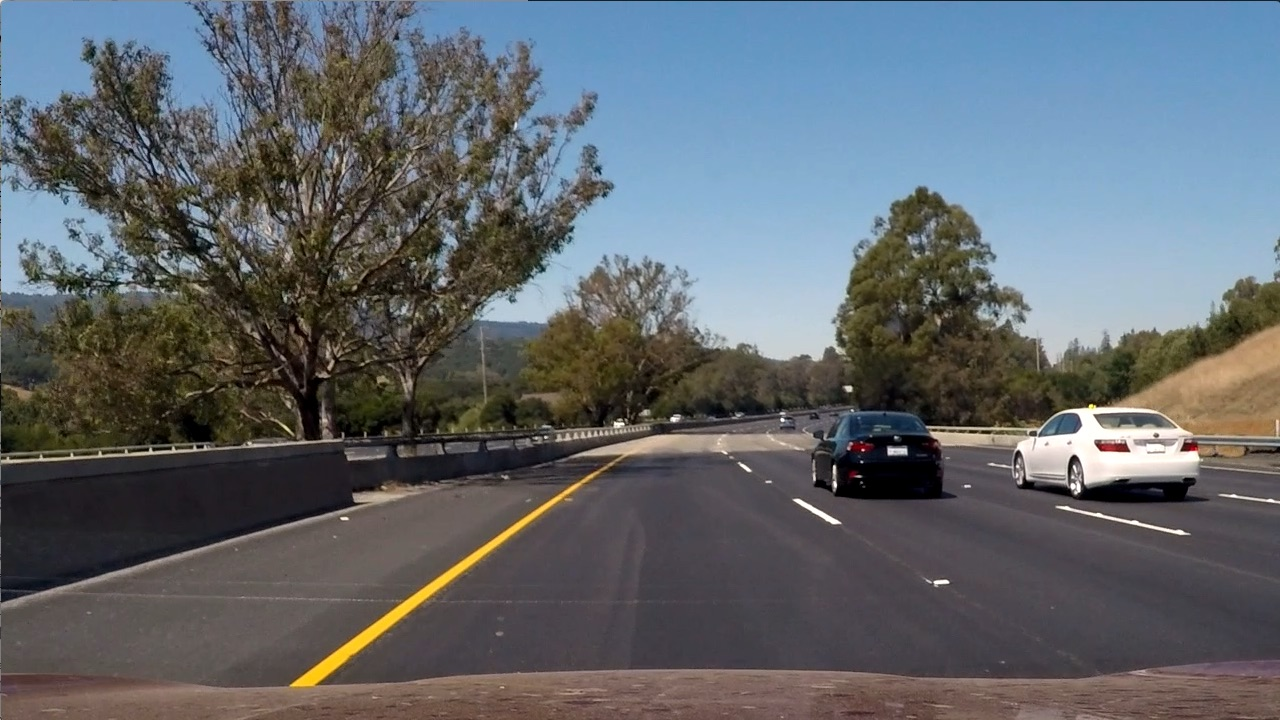
#> input picture test_images/test6.jpg, 1280 x 720 px
$ python -i lane_detection.py   (imports and definitions only)   (older library calls are emulated)
#> lines starting #> are read from the running program, lines starting #| are printed output that depends on the picture
# lane detection pipeline video
import numpy as np
import cv2
import matplotlib.pyplot as plt
import matplotlib.image as mpimg
import pickle
from skimage import img_as_ubyte
from pp_transform import corners_unwarp


# [5 lines left out: function evalPoly, not called in this run]

def thresholdIMG(img, sx_thresh=(40, 255), l_thresh = (220, 255), b_thresh = (155,255)):
    """
    Thresholding original image with 3 different criteria
    """
#> called with sx_thresh = (40, 255), l_thresh = (220, 255), b_thresh = (155, 255)
    # Convert to HLS color space and use the L channel
    hls = cv2.cvtColor(img, cv2.COLOR_RGB2HLS).astype(np.float)
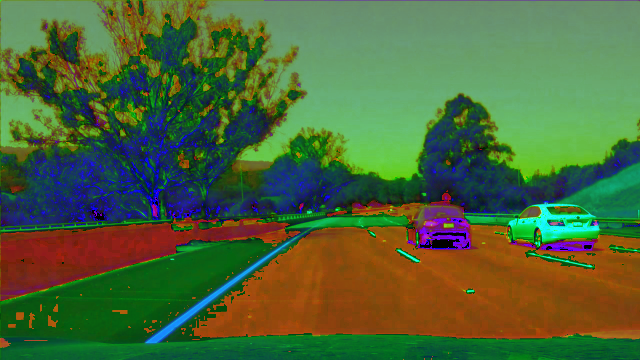
#> hls: shape (720, 1280, 3) float64 (shown at 1/2 size); mean R, G, B 76.7, 102.2, 57.5
    l_channel = hls[:,:,1]
    l_binary = np.zeros_like(l_channel)
    l_binary[(l_channel>=l_thresh[0])&(l_channel<=l_thresh[1])] = 1
    # calculate gradient in x direction
    sobelx = cv2.Sobel(l_channel, cv2.CV_64F, 1, 0)
    abs_sobelx = np.absolute(sobelx)
    scaled_sobel = np.uint8(255*abs_sobelx/np.max(abs_sobelx))
    sxbinary = np.zeros_like(scaled_sobel)
    sxbinary[(scaled_sobel >= sx_thresh[0]) & (scaled_sobel <= sx_thresh[1])] = 1
    # Convert to LAB color space, and use the B channel
    lab = cv2.cvtColor(img, cv2.COLOR_RGB2LAB).astype(np.float)
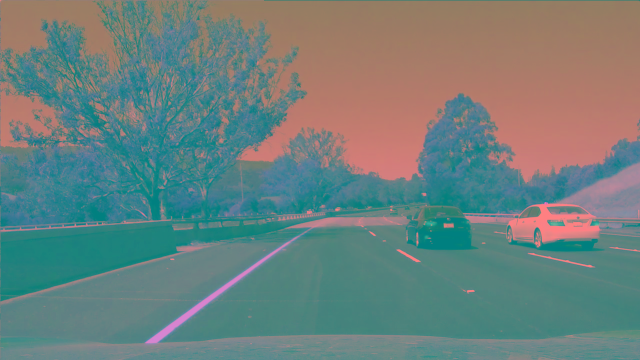
#> lab: shape (720, 1280, 3) float64 (shown at 1/2 size); mean R, G, B 108.5, 128.4, 125.1
    b_channel = lab[:,:,2]
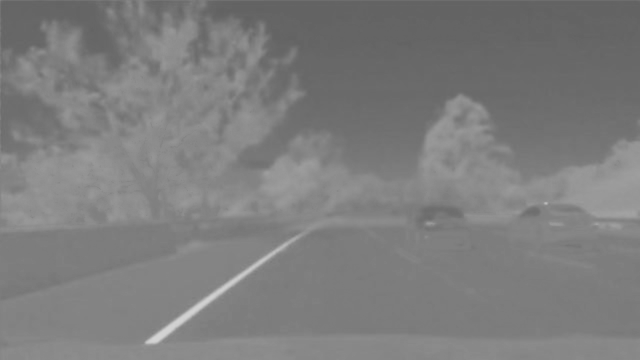
#> b_channel: shape (720, 1280) float64 (shown at 1/2 size); min 97, max 213, mean 125.1
    b_binary = np.zeros_like(b_channel)
    b_binary[(b_channel>=b_thresh[0])&(b_channel<=b_thresh[1])] = 1
    # combine detection binaries
    img_out = np.dstack(( sxbinary, l_binary, b_binary))
    return img_out


# [138 lines left out: functions findLanes, visualLane, not called in this run]


# [46 lines not run here, left out]

>>> import cv2
>>> picture = cv2.cvtColor(cv2.imread('../test_images/test6.jpg'), cv2.COLOR_BGR2RGB)
>>> result = thresholdIMG(picture)
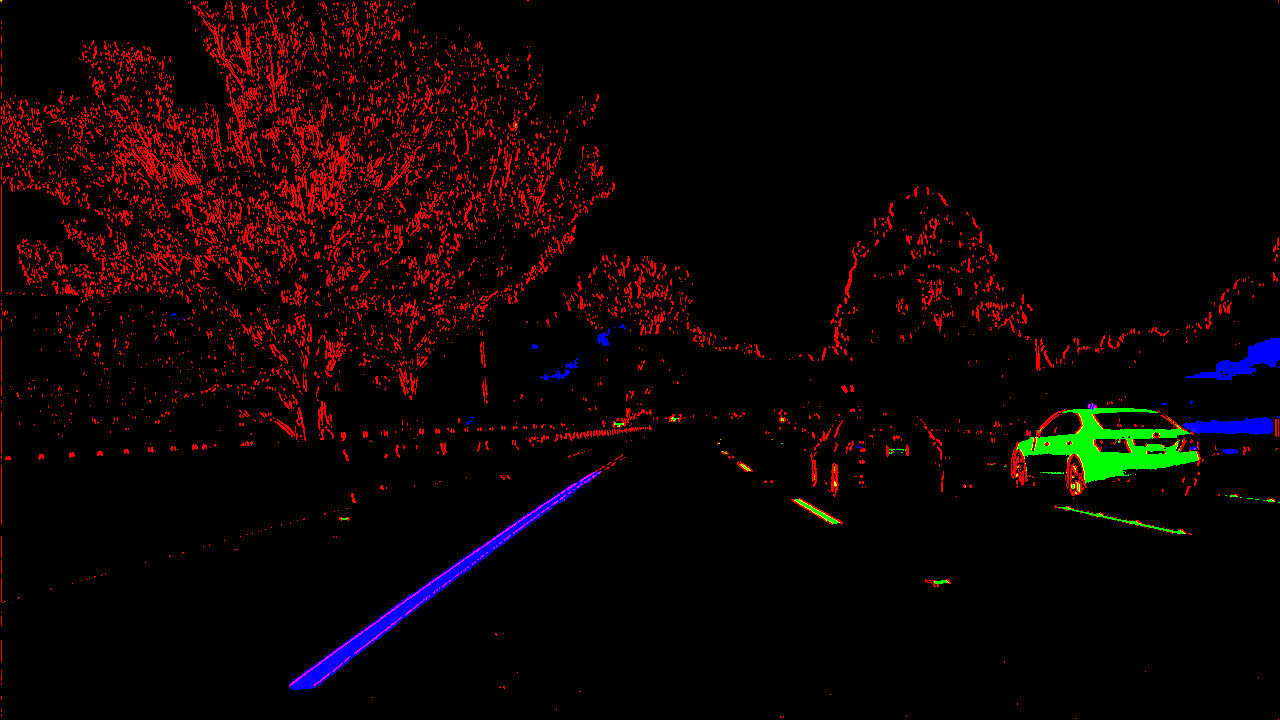
#> result: shape (720, 1280, 3) float64; mean R, G, B 0.0497, 0.00682, 0.00885

$ run again, on test_images/test1.jpg
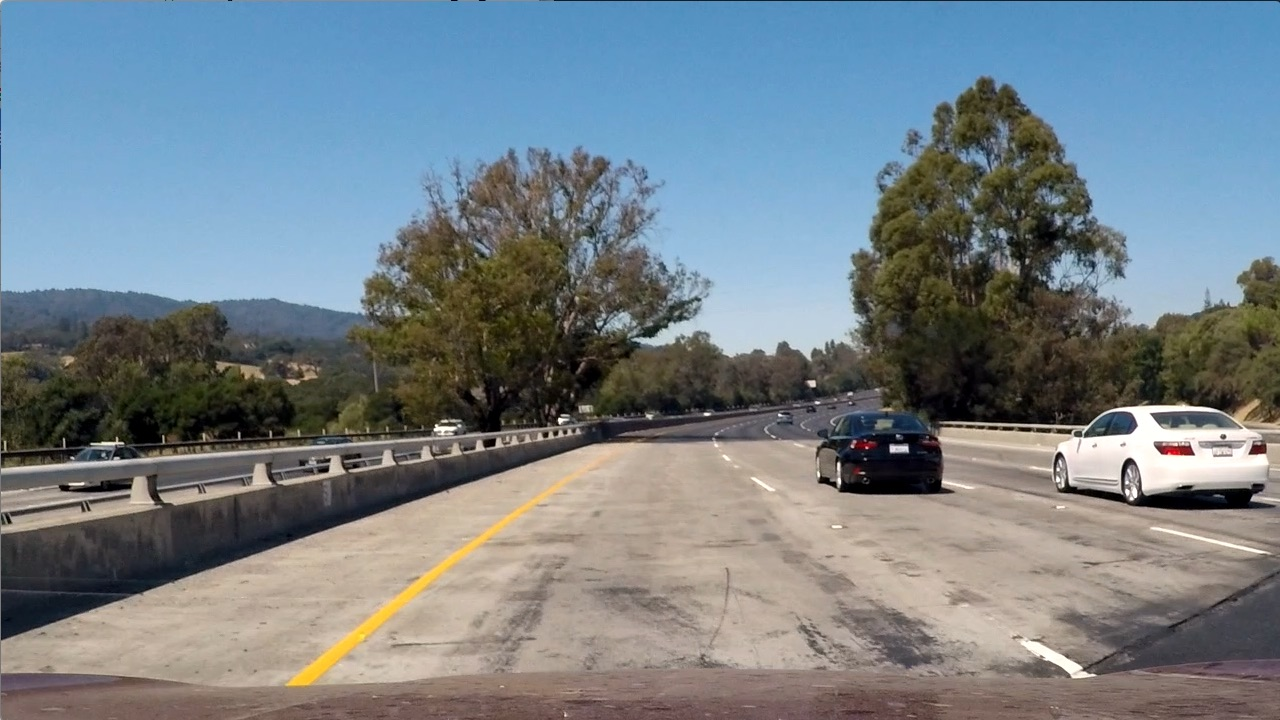
#> input picture test_images/test1.jpg, 1280 x 720 px
#> in thresholdIMG, `b_channel = lab[:,:,2]`:
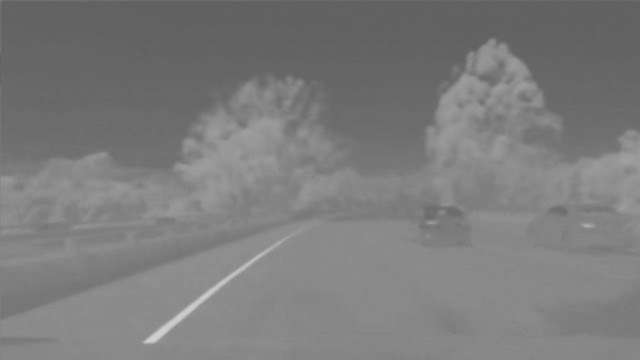
#> b_channel: shape (720, 1280) float64 (shown at 1/2 size); min 94, max 208, mean 123.9
#> `result = thresholdIMG(picture)`:
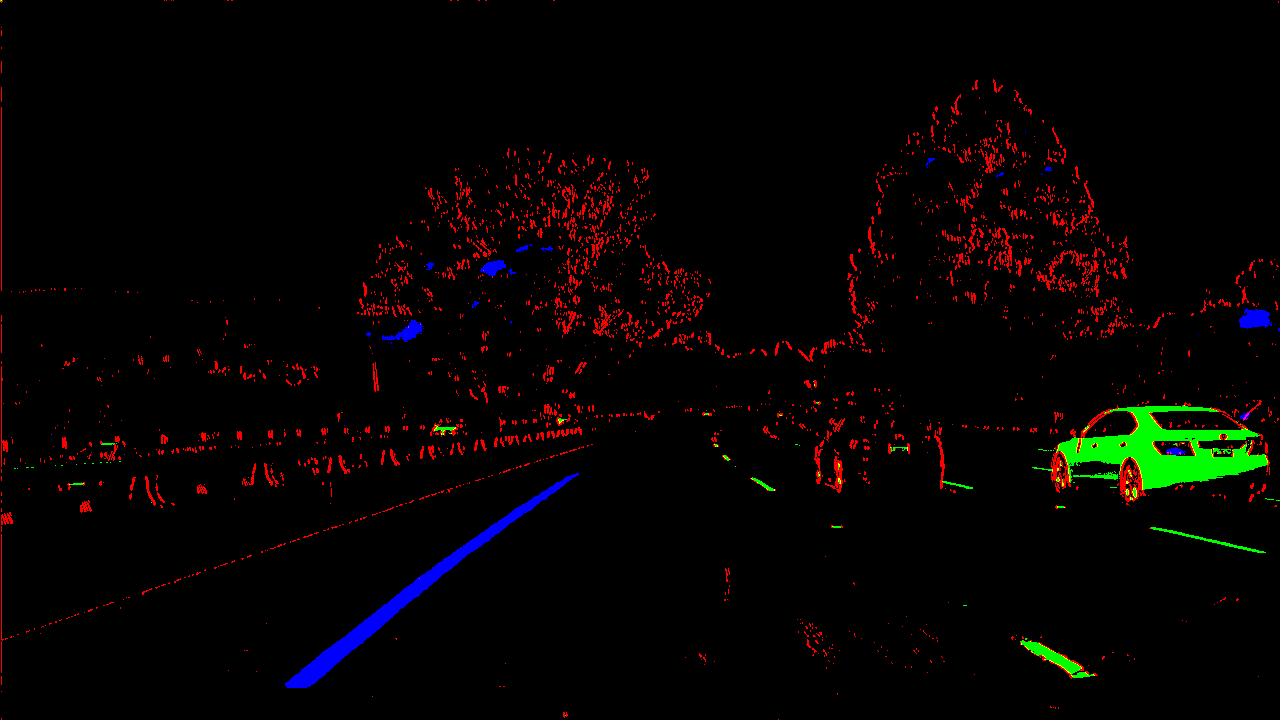
#> result: shape (720, 1280, 3) float64; mean R, G, B 0.0222, 0.0103, 0.00652

$ run again, on test_images/test2.jpg
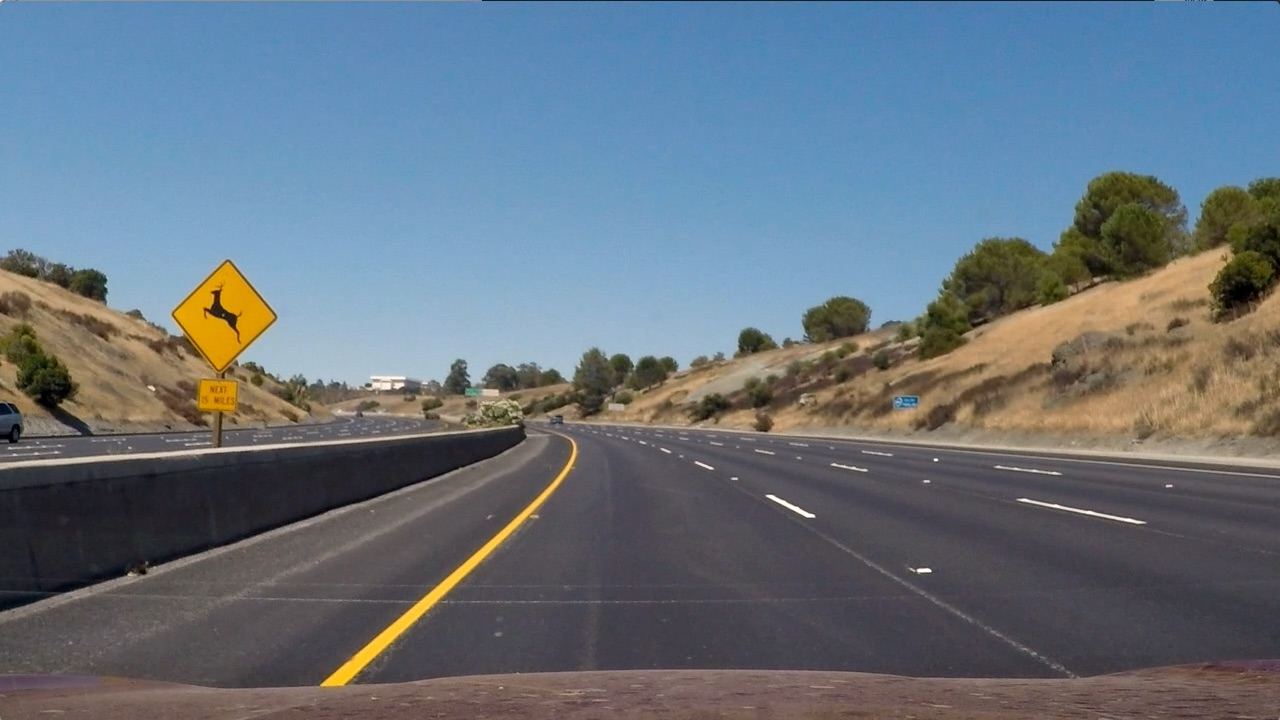
#> input picture test_images/test2.jpg, 1280 x 720 px
#> in thresholdIMG, `b_channel = lab[:,:,2]`:
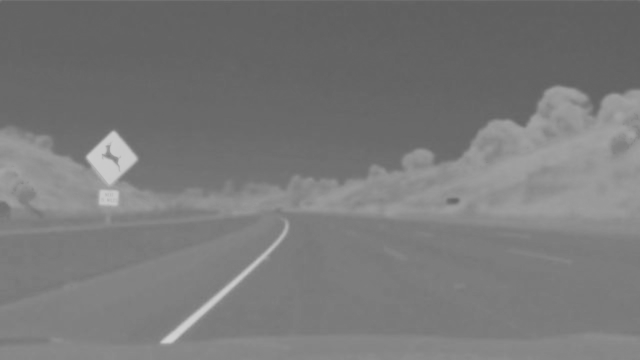
#> b_channel: shape (720, 1280) float64 (shown at 1/2 size); min 93, max 210, mean 121.3
#> `result = thresholdIMG(picture)`:
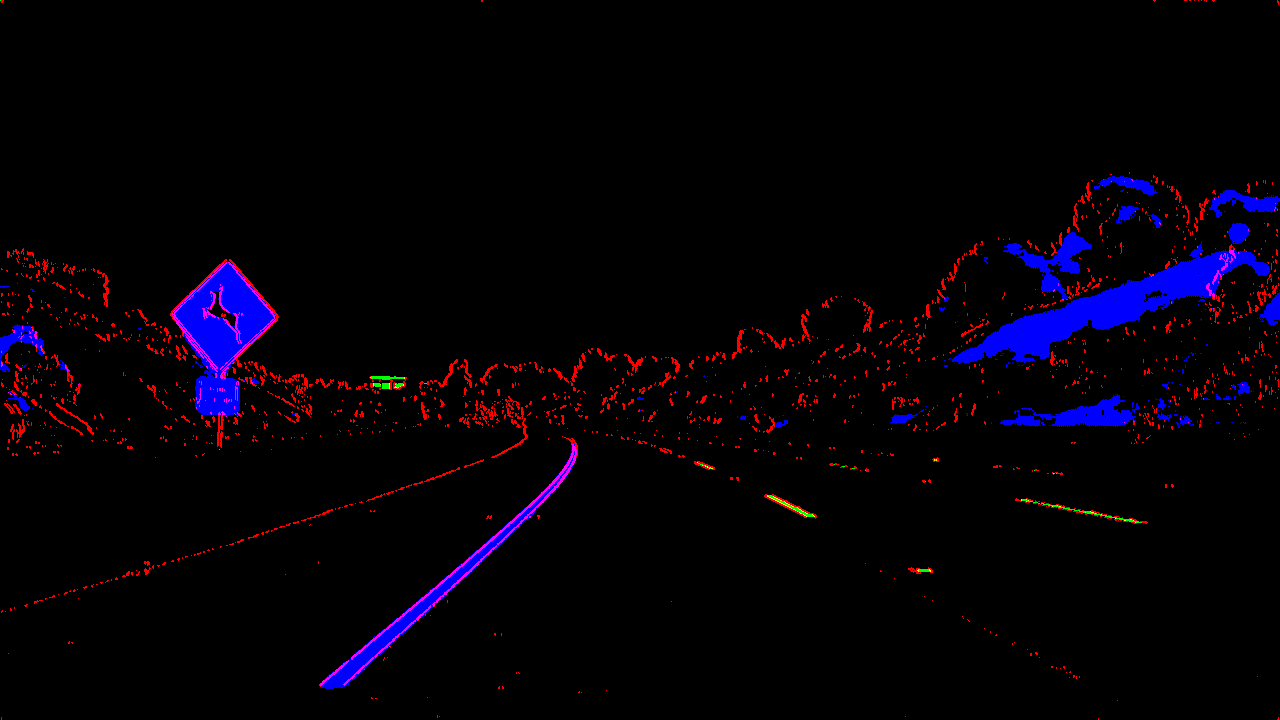
#> result: shape (720, 1280, 3) float64; mean R, G, B 0.0171, 0.000713, 0.0328
